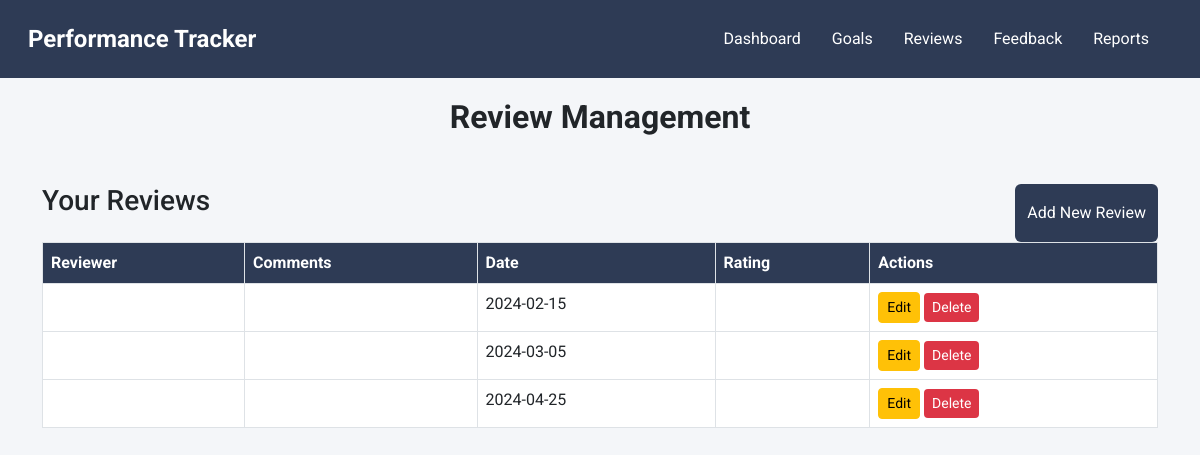
The page /review_management.php on the database its author committed.
### tables this page shows
CREATE TABLE IF NOT EXISTS reviews (
    id INT AUTO_INCREMENT PRIMARY KEY,
    employee_id INT NOT NULL,
    reviewer_id INT NOT NULL,
    review_date DATE NOT NULL,
    performance_score INT,
    feedback TEXT,
    FOREIGN KEY (employee_id) REFERENCES users(id) ON DELETE CASCADE,
    FOREIGN KEY (reviewer_id) REFERENCES users(id) ON DELETE CASCADE,
    created_at TIMESTAMP DEFAULT CURRENT_TIMESTAMP
);

### src/controllers/ReviewController.php (called while the page is built, shortened)
<?php
require_once '../config/database.php';
class ReviewController {
    private $db;
    public function __construct() {
        $database = new Database();
        $this->db = $database->getConnection();
    }
    public function listReviews() {
        $query = "SELECT * FROM reviews";
        $stmt = $this->db->prepare($query);
        $stmt->execute();
        return $stmt->fetchAll(PDO::FETCH_ASSOC);
    }
}

### config/database.php (called while the page is built, shortened)
<?php
class Database {
    private $host = "localhost";
    private $db_name = "performance_tracker";
    private $username = "root";
    private $password = "";
    public function getConnection() {
        $this->conn = null;
        try {
            $this->conn = new PDO("mysql:host=" . $this->host . ";dbname=" . $this->db_name, $this->username, $this->password);
            $this->conn->setAttribute(PDO::ATTR_ERRMODE, PDO::ERRMODE_EXCEPTION);
        } catch (PDOException $exception) {
            echo "Connection error: " . $exception->getMessage();
        }
        return $this->conn;
    }
}
?>

### public/review_management.php (the view, shortened to what this page needs)
<?php
require_once '../src/controllers/ReviewController.php';
$reviewController = new ReviewController();
$reviews = $reviewController->listReviews();
?>
<!DOCTYPE html>
<html lang="en">
<head>
    <link href="https://cdn.jsdelivr.net/npm/bootstrap@5.3.0-alpha1/dist/css/bootstrap.min.css" rel="stylesheet">
</head>
<body>
    <nav class="navbar navbar-expand-lg navbar-dark">
        <div class="container-fluid">
            <a class="navbar-brand" href="index.php">Performance Tracker</a>
            <div class="collapse navbar-collapse justify-content-end" id="navbarNav">
                <ul class="navbar-nav">
                    <li class="nav-item">
                        <a class="nav-link" href="index.php">Dashboard</a>
                    </li>
                    <li class="nav-item">
                        <a class="nav-link" href="goal_management.php">Goals</a>
                    </li>
                    <li class="nav-item">
                        <a class="nav-link active" href="review_management.php">Reviews</a>
                    </li>
                    <li class="nav-item">
                        <a class="nav-link" href="feedback_hub.php">Feedback</a>
                    </li>
                    <li class="nav-item">
                        <a class="nav-link" href="performance_reports.php">Reports</a>
                    </li>
                </ul>
            </div>
        </div>
    </nav>
    <h2 class="page-title">Review Management</h2>
    <section class="container my-5">
        <div class="d-flex justify-content-between">
            <h3 class="mb-4">Your Reviews</h3>
            <button class="btn btn-primary" data-bs-toggle="modal" data-bs-target="#addReviewModal">Add New Review</button>
        </div>
        <table class="table table-hover table-bordered">
            <thead>
                <tr>
                    <th>Reviewer</th>
                    <th>Comments</th>
                    <th>Date</th>
                    <th>Rating</th>
                    <th>Actions</th>
                </tr>
            </thead>
            <tbody>
                <?php foreach ($reviews as $review): ?>
                    <tr>
                        <td><?= $review['reviewer'] ?></td>
                        <td><?= $review['comments'] ?></td>
                        <td><?= $review['review_date'] ?></td>
                        <td><?= $review['rating'] ?></td>
                        <td>
                            <button class="btn btn-warning btn-sm" data-bs-toggle="modal" data-bs-target="#editReviewModal"
                                    data-id="<?= $review['id'] ?>" data-reviewer="<?= $review['reviewer'] ?>"
                                    data-comments="<?= $review['comments'] ?>" data-review_date="<?= $review['review_date'] ?>"
                                    data-rating="<?= $review['rating'] ?>">
                                Edit
                            </button>
                            <form action="review_management.php" method="POST" style="display:inline;">
                                <button type="submit" class="btn btn-danger btn-sm">Delete</button>
                            </form>
                        </td>
                    </tr>
                <?php endforeach; ?>
            </tbody>
        </table>
    </section>
</body>
</html>

### public/review_management.php (style rules this page uses)
body { font-family: 'Roboto', sans-serif; background-color: #f4f6f9; margin: 0; padding: 0; }
.navbar { background-color: #2e3b55; padding: 1rem; }
.navbar-brand { font-size: 1.5rem; font-weight: 700; color: #fff; }
.navbar-nav .nav-link { color: #fff; font-size: 1rem; margin-right: 15px; }
.page-title { margin-top: 20px; text-align: center; font-size: 2rem; font-weight: 700; }
.table thead th { background-color: #2e3b55; color: white; }
.btn-primary { background-color: #2e3b55; border: none; }
.btn-danger { background-color: #dc3545; border: none; }

### rows shown on the page
reviews: review_date "2024-02-15"
reviews: review_date "2024-03-05"
reviews: review_date "2024-04-25"
